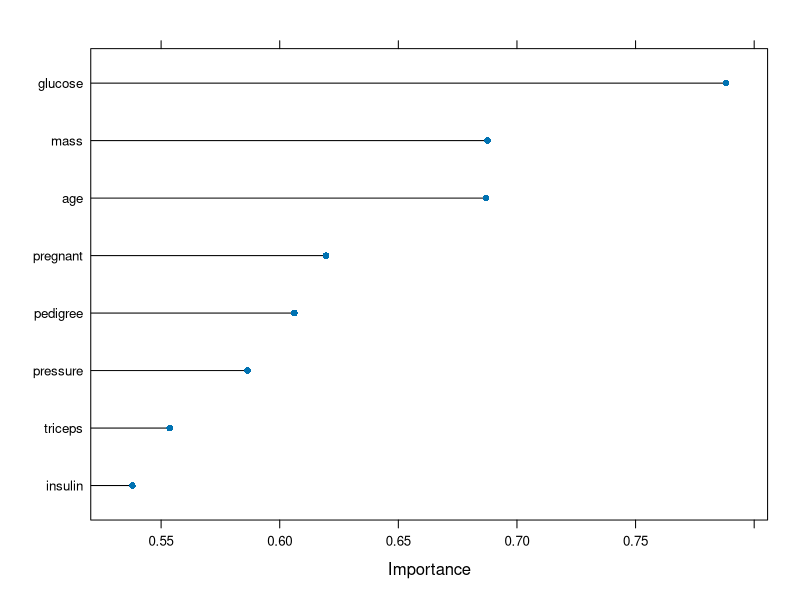
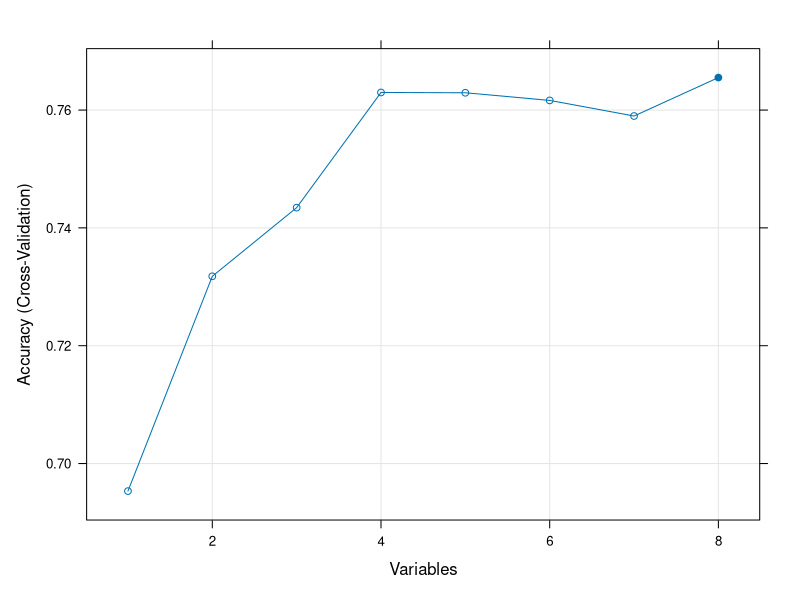

Source code (R) for these figures, in order:
# ensure the results are repeatable
set.seed(7)
# load the library
library(mlbench)
library(caret)
# load the data
data(PimaIndiansDiabetes)
View(PimaIndiansDiabetes)
# calculate correlation matrix
correlationMatrix <- cor(PimaIndiansDiabetes[,1:8])
# summarize the correlation matrix
print(correlationMatrix)
# find attributes that are highly corrected (ideally >0.75)
highlyCorrelated <- findCorrelation(correlationMatrix, cutoff=0.5)
# print indexes of highly correlated attributes
print(highlyCorrelated)


# prepare training scheme
control <- trainControl(method="repeatedcv", number=10, repeats=3)
# train the model
model <- train(diabetes~., data=PimaIndiansDiabetes, method="lvq", preProcess="scale", trControl=control)
# estimate variable importance
importance <- varImp(model, scale=FALSE)
# summarize importance
print(importance)
# plot importance
plot(importance)

library(randomForest)
# define the control using a random forest selection function
control <- rfeControl(functions=rfFuncs, method="cv", number=10)
# run the RFE algorithm
results <- rfe(PimaIndiansDiabetes[,1:8], PimaIndiansDiabetes[,9], sizes=c(1:8), rfeControl=control)
# summarize the results
print(results)
# list the chosen features
predictors(results)
# plot the results
plot(results, type=c("g", "o"))
